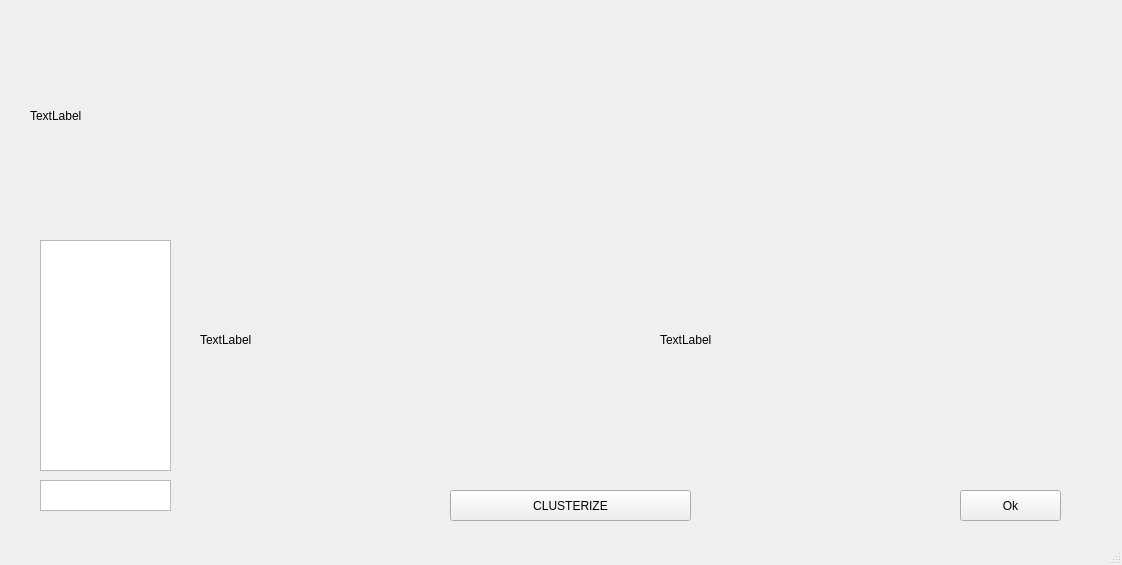
<?xml version="1.0" encoding="UTF-8"?>
<ui version="4.0">
 <class>Color_Calibration</class>
 <widget class="QMainWindow" name="Color_Calibration">
  <property name="geometry">
   <rect>
    <x>0</x>
    <y>0</y>
    <width>1122</width>
    <height>565</height>
   </rect>
  </property>
  <property name="windowTitle">
   <string>MainWindow</string>
  </property>
  <widget class="QWidget" name="centralwidget">
   <widget class="QLabel" name="colors">
    <property name="geometry">
     <rect>
      <x>30</x>
      <y>20</y>
      <width>1061</width>
      <height>191</height>
     </rect>
    </property>
    <property name="text">
     <string>TextLabel</string>
    </property>
   </widget>
   <widget class="QLabel" name="frame">
    <property name="geometry">
     <rect>
      <x>200</x>
      <y>220</y>
      <width>427</width>
      <height>240</height>
     </rect>
    </property>
    <property name="text">
     <string>TextLabel</string>
    </property>
   </widget>
   <widget class="QPushButton" name="ok_button2">
    <property name="geometry">
     <rect>
      <x>960</x>
      <y>490</y>
      <width>101</width>
      <height>31</height>
     </rect>
    </property>
    <property name="text">
     <string>Ok</string>
    </property>
   </widget>
   <widget class="QListWidget" name="color_list">
    <property name="geometry">
     <rect>
      <x>40</x>
      <y>240</y>
      <width>131</width>
      <height>231</height>
     </rect>
    </property>
   </widget>
   <widget class="QTextEdit" name="color_insert">
    <property name="geometry">
     <rect>
      <x>40</x>
      <y>480</y>
      <width>131</width>
      <height>31</height>
     </rect>
    </property>
   </widget>
   <widget class="QLabel" name="frame_clusterizado">
    <property name="geometry">
     <rect>
      <x>660</x>
      <y>220</y>
      <width>427</width>
      <height>240</height>
     </rect>
    </property>
    <property name="text">
     <string>TextLabel</string>
    </property>
   </widget>
   <widget class="QPushButton" name="clusterize_button">
    <property name="geometry">
     <rect>
      <x>450</x>
      <y>490</y>
      <width>241</width>
      <height>31</height>
     </rect>
    </property>
    <property name="text">
     <string>CLUSTERIZE</string>
    </property>
   </widget>
  </widget>
  <widget class="QMenuBar" name="menubar">
   <property name="geometry">
    <rect>
     <x>0</x>
     <y>0</y>
     <width>1122</width>
     <height>22</height>
    </rect>
   </property>
  </widget>
  <widget class="QStatusBar" name="statusbar"/>
 </widget>
 <resources/>
 <connections/>
</ui>
